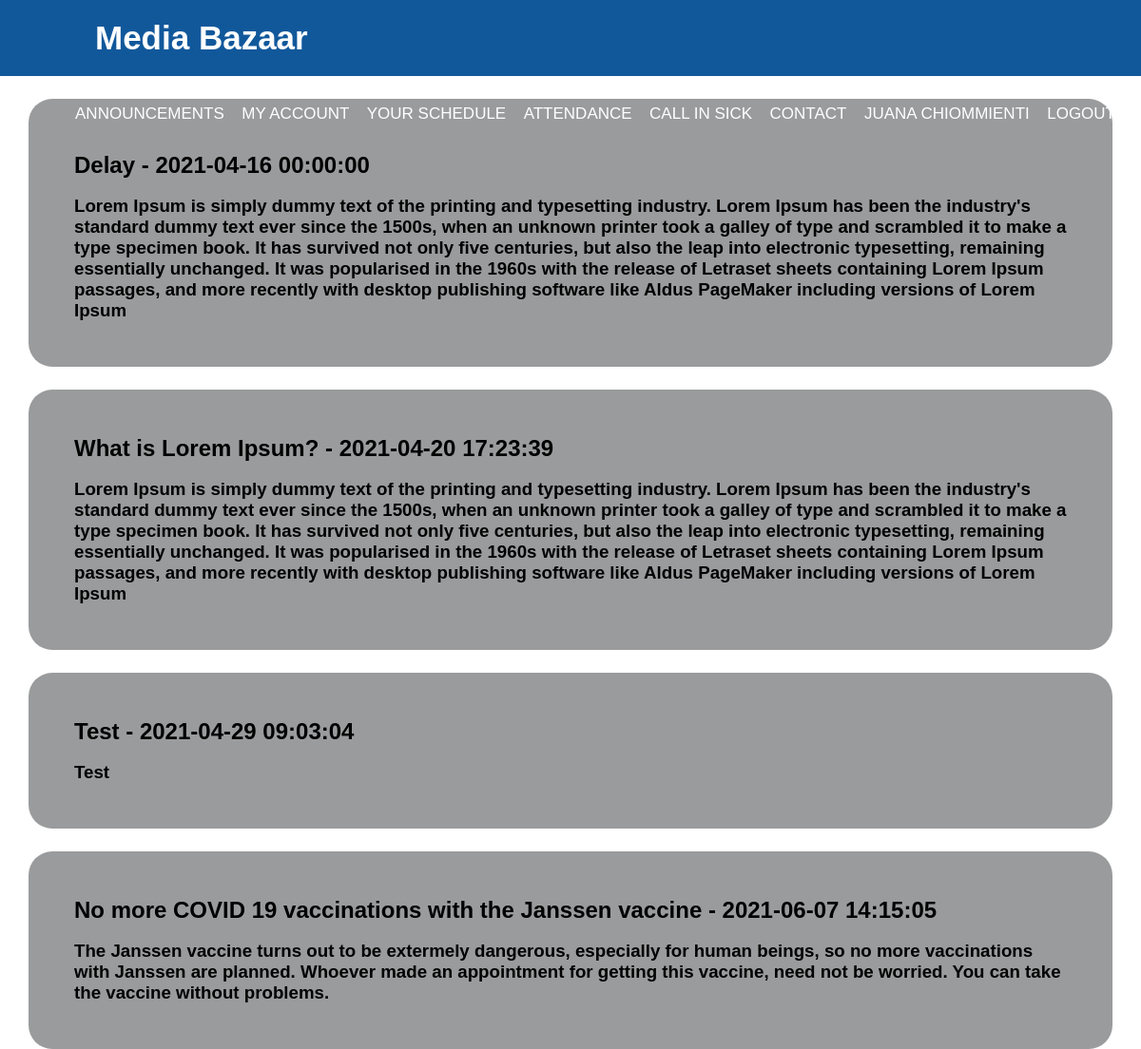
The app's page /Website/index.php (signed in) with its own data.
### tables this page shows
CREATE TABLE `employee` (
  `ID` int(11) NOT NULL,
  `BirthDate` datetime NOT NULL,
  `HireDate` datetime NOT NULL,
  `LastWorkingDay` datetime DEFAULT NULL,
  `Country` varchar(50) NOT NULL,
  `City` varchar(50) NOT NULL,
  `Street` varchar(50) NOT NULL,
  `StreetNumber` int(11) NOT NULL,
  `AddressAddition` varchar(20) DEFAULT NULL,
  `ZipCode` varchar(10) NOT NULL,
  `Wage` decimal(10,0) NOT NULL,
  `AccountNumber` varchar(50) NOT NULL,
  `Status` int(11) NOT NULL,
  `DepartmentID` int(11) NOT NULL,
  `ContractID` int(11) NOT NULL,
  `NightShifts` tinyint(1) NOT NULL DEFAULT '1'
);

CREATE TABLE `person` (
  `ID` int(11) NOT NULL,
  `FirstName` varchar(50) NOT NULL,
  `LastName` varchar(50) NOT NULL,
  `Email` varchar(50) NOT NULL,
  `Username` varchar(50) NOT NULL,
  `Password` varchar(50) NOT NULL,
  `AccessLevel` int(11) NOT NULL
);

CREATE TABLE `annoucements` (
  `ID` int(11) NOT NULL,
  `Title` tinytext NOT NULL,
  `Description` text NOT NULL,
  `PostDate` datetime NOT NULL DEFAULT CURRENT_TIMESTAMP
);

### Website/classes/dbh.class.php (called while the page is built, shortened)
<?php
  abstract class Dbh {
    private $username = 'root';
    private $password = '';
    private $host = 'localhost';
    private $dbName = 'mediabazaar';
    protected function connect() {
      $pdo = new PDO("mysql:host=$this->host;dbname=$this->dbName", $this->username, $this->password);
      $pdo->setAttribute(PDO::ATTR_DEFAULT_FETCH_MODE, PDO::FETCH_ASSOC);
      return $pdo;
    }
}

### Website/classes/usercontroller.class.php (called while the page is built, shortened)
<?php
require_once 'dbh.class.php';
require_once 'user.class.php';
class UserController extends Dbh{
  public function GetUserDetails($id)
  {
    $sql = "SELECT p.ID, p.FirstName, p.LastName, p.Email,
    p.Username, p.Password, p.AccessLevel, e.BirthDate, e.HireDate, e.LastWorkingDay,
    e.Country, e.City,e.Street,e.StreetNumber,e.AddressAddition,e.ZipCode,
    e.Wage, e.AccountNumber, s.ID as StatusID, s.Status as StatusName,
    d.ID as DepartmentID, d.Name as Department,
    c.ID as ContractID, c.Fixed as ContractFixed,c.Hours as ContractHours, e.NightShifts
    FROM PERSON p INNER JOIN EMPLOYEE e ON p.ID = e.ID
    INNER JOIN department d ON e.DepartmentID = d.ID
    INNER JOIN employeeStatus s ON e.Status = s.ID
    INNER JOIN contract c on e.ContractID = c.ID WHERE p.ID = :id";
    $stmt = $this->connect()->prepare($sql);
    $stmt->execute([':id' => $id ]);
    if($stmt->rowCount() == 1)
      {
         $result = $stmt->fetch();
         return new User($result['ID'],$result['Email'],$result['Username'], $result['FirstName'],
         $result['LastName'] ,$result['Street'], $result['StreetNumber'],$result['ZipCode'],
         $result['City'],$result['Country'],$result['Password'], $result['BirthDate'],$result['HireDate'],
         $result['LastWorkingDay'],$result['Wage'], $result['AccountNumber'],$result['Department'],
         $result['ContractFixed'] ,$result['ContractHours'], $result['NightShifts'],$this->GetShifhtPrefernces($id));
      }
      else {return null;}
  }
  private function GetShifhtPrefernces($id){
    $sql = "SELECT s.Day FROM shiftpreference s INNER JOIN employee e ON s.Employee = e.ID WHERE e.ID = :id";
    $stmt = $this->connect()->prepare($sql);
    $stmt->execute([':id' => $id ]);
    $days = [];
    if ($stmt->rowCount() > 0) {
      while($row = $stmt->fetch(PDO::FETCH_ASSOC)) {
       array_push($days, $row['Day']);
      }
      return $days;
    } else {
      return array(0,0);
    }
  }
}

### Website/classes/user.class.php (called while the page is built, shortened)
<?php
class User
{
    private $firstName;
    private $lastName;
    public function GetFirstName() : string
    {
        return $this->firstName;
    }
    public function GetLastName() : string
    {
        return $this->lastName;
    }
    public function __construct(int $id = 0,string $email = '',string $username = '',string $firstName= '',
     string $lastName = '', string $street = '', int $streetNr = 0, string $zipcode= '',
      string $city = '',string $country = '',string $password = '', $birthDate = '', $hireDate = '', $lastWorkingDay = '',
      float $wage = 0.0, string $accountNumber = '', string $department = '', bool $contractFixed = false,
      int $workHours = 0, bool $nightShifts = false,array $daysOff = array())
    {
        $this->firstName = $firstName;
        $this->lastName = $lastName;
    }
}
?>

### Website/classes/annoucementscontroller.class.php (called while the page is built)
<?php
require_once 'dbh.class.php';
require_once 'annoucements.class.php';
class AnnoucementsController extends dbh
{
     public function GetAnnoucements()
     {
         $annoucements = array();
         $sql = "SELECT * FROM annoucements";
         $sth = $this->connect()->prepare($sql);
         $sth->execute();
         if ($sth->rowCount() > 0) {
           while($row = $sth->fetch(PDO::FETCH_ASSOC)) {
            array_push($annoucements, new Annoucements($row["Title"],$row["Description"],$row['PostDate']));
          }
           return $annoucements;
         } else {
           return 0;
         }
     }
}

### Website/classes/annoucements.class.php (called while the page is built, shortened)
<?php
class Annoucements
{
    private $title;
    private $description;
    private $postDate;
    public function GetTitle()
    {
        return $this->title;
    }
    public function GetDescription()
    {
        return $this->description;
    }
    public function GetPostDate()
    {
        return $this->postDate;
    }
    public function __construct(string $title, string $description, $postDate)
    {
        $this->title = $title;
        $this->description = $description;
        $this->postDate = $postDate;
    }
}
?>

### Website/phpScripts/showAnnoucements.php (the view)
<?php
require_once('classes/annoucementscontroller.class.php');
?>
<?php
    $annoucements = new AnnoucementsController();
    foreach ($annoucements->GetAnnoucements() as $value)
    {
        $title = $value->GetTitle();
        $description = $value->GetDescription();
        echo '<div class="container">',
        '<h2>',"$title - ".$value->GetPostDate()."",'</h2><br>',
        '<h3>',"$description",'</h3>',
        '<h4></h4>',
        '</div>';
    }
?>

### Website/index.php (shortened to what this page needs)
<!DOCTYPE html>
<html lang="en" dir="ltr">
  <head>
    <link rel="stylesheet" href="css/homepage.css">
  </head>
  <body>
    <nav>
      <label class="logo"><a href= "index.php" style = "text-decoration: none; color: white">Media Bazaar</a></label>
      <ul>
        <li><a class="active" href="index.php?page=announcements">Announcements</a></li>
        <li><a href="index.php?page=myaccount">My Account</a></li>
        <li><a href="index.php?page=calendar">Your Schedule</a></li>
        <li><a href="index.php?page=attendance">Attendance</a></li>
        <li><a href="index.php?page=callinsick">Call in sick</a></li>
        <li><a href="index.php?page=contact">Contact</a></li>
        <li><a><?php require('phpScripts/showName.php')?></a></li>
        <li><a href="index.php?page=logout">Logout</a></li>
    </ul>
    </nav>
    <?php
            $requestedPage = 'views/annoucements.php';
            require $requestedPage;
?>
  </body>
</html>

### Website/phpScripts/showName.php (shortened to what this page needs)
<?php
require_once('classes/usercontroller.class.php');
?>
<?php
    $userController = new UserController();
    $user = $userController->GetUserDetails($_SESSION['ID']);
    echo "".$user->GetFirstName()." ".$user->GetLastName()."";
?>

### Website/views/annoucements.php (shortened to what this page needs)
<link rel="stylesheet" href="css/annoucements.css">
<section>
<?php
require('phpScripts/showAnnoucements.php');
?>
</section>

### Website/css/homepage.css (style rules this page uses)
body { font-family: Arial, Helvetica, sans-serif; }
* { box-sizing: border-box; padding: 0; margin: 0; }
nav { background: #11589b; height: 80px; width: 100%; }
label.logo { color: white; font-size: 35px; line-height: 80px; padding: 0 100px; font-weight: bold; }
nav ul { float: right; margin-right: 20px; }
nav ul li { display: inline-block; line-height: 80px; margin: 0 5px; }
nav ul li a { color: white; font-size: 17px; text-decoration: none; padding: 7px 2px; border-radius: 3px; text-transform: uppercase; }

### Website/css/annoucements.css (style rules this page uses)
body { font-family: Arial, Helvetica, sans-serif; }
* { box-sizing: border-box; padding: 0; margin: 0; }
nav { background: #11589b; height: 80px; width: 100%; }
label.logo { color: white; font-size: 35px; line-height: 80px; padding: 0 100px; font-weight: bold; }
nav ul { float: right; margin-right: 20px; }
nav ul li { display: inline-block; line-height: 80px; margin: 0 5px; }
nav ul li a { color: white; font-size: 17px; text-decoration: none; padding: 7px 2px; border-radius: 3px; text-transform: uppercase; }
.container { max-width: 95%; border-radius: 25px; background: #9a9b9c; padding: 4%; margin: auto; margin-top: 2%; z-index: -1; }

### records on screen
employee: ID.FirstName "JUANA", ID.LastName "CHIOMMIENTI"
annoucements: Title "Delay", PostDate "2021-04-16 00:00:00", Description "Lorem Ipsum is simply dummy text of the printing and typesetting industry. Lorem Ipsum has been the industry's standard dummy text ever since the 1500s, when an unknown printer took a galley of type and scrambled it to make a type specimen book. It has survived not only five centuries, but also the leap into electronic typesetting, remaining essentially unchanged. It was popularised in the 1960s with the release of Letraset sheets containing Lorem Ipsum passages, and more recently with desktop publishing software like Aldus PageMaker including versions of Lorem Ipsum"
annoucements: Title "What is Lorem Ipsum?", PostDate "2021-04-20 17:23:39", Description "Lorem Ipsum is simply dummy text of the printing and typesetting industry. Lorem Ipsum has been the industry's standard dummy text ever since the 1500s, when an unknown printer took a galley of type and scrambled it to make a type specimen book. It has survived not only five centuries, but also the leap into electronic typesetting, remaining essentially unchanged. It was popularised in the 1960s with the release of Letraset sheets containing Lorem Ipsum passages, and more recently with desktop publishing software like Aldus PageMaker including versions of Lorem Ipsum"
annoucements: Title "Test", PostDate "2021-04-29 09:03:04", Description "Test"
annoucements: Title "No more COVID 19 vaccinations with the Janssen vaccine", PostDate "2021-06-07 14:15:05", Description "The Janssen vaccine turns out to be extermely dangerous, especially for human beings, so no more vaccinations with Janssen are planned. Whoever made an appointment for getting this vaccine, need not be worried. You can take the vaccine without problems."
